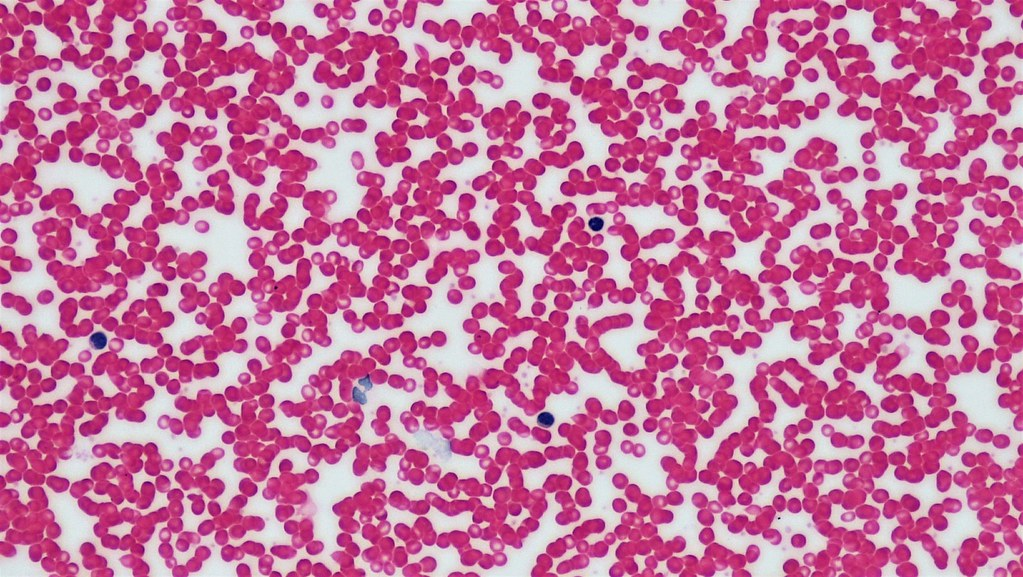
%> input picture Perception/Perception_project_II/blood_cells.jpg, 1023 x 577 px
$ octave --eval "result = compteur_de_zone;"   (GNU Octave 9; MATLAB toolbox functions it lacks are replaced by stand-ins)
%> lines starting %> are read from the running program, lines starting %| are printed output that depends on the picture; in (x1, y1, x2, y2) boxes, pixels count from 0 and x2, y2 are one past the last pixel; in counts of white or black regions, pixels touching at a corner belong together; the program's own positions count from 1
function [ nombre_de_zone1, nombre_de_zone2 , dilated, erode] = compteur_de_zone(  )
%% 1) passage en noir et blanc:
mat = imread('blood_cells.jpg');
%> mat is the input picture: size 577x1023x3 uint8; mean R, G, B 200.6, 115.8, 158.9
BW = im2bw(mat, 0.5);
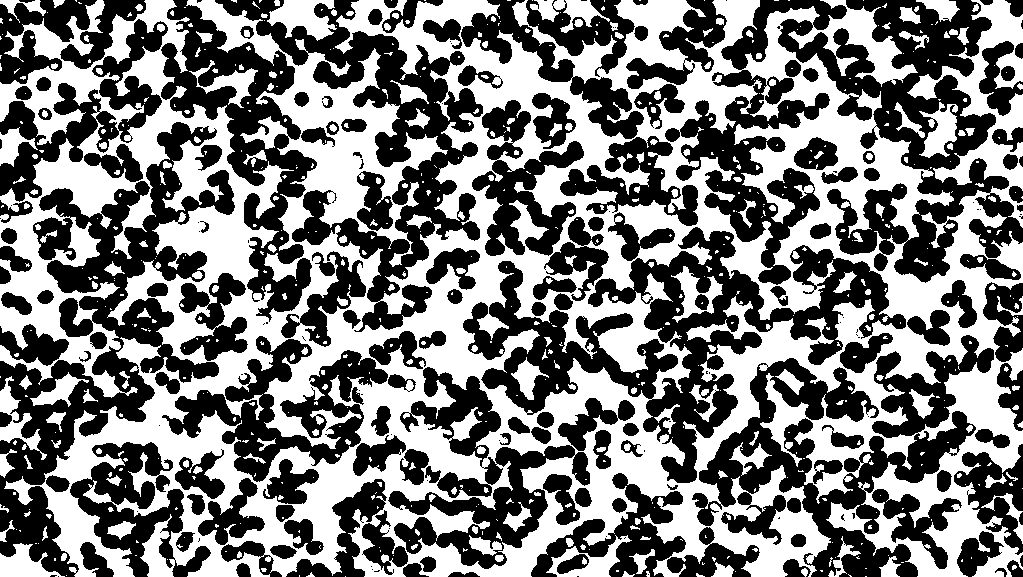
%> BW: size 577x1023 logical; 48.5% white; 681 white regions (463 under 20 px), largest, box (x1, y1, x2, y2) and area: (0, 0, 1023, 577) 257874, (267, 0, 337, 41) 1617, (546, 535, 632, 577) 1213

%% 2) dilatation et erosion :

% On doit ici déterminer de combien de pixels doit on dilater et éroder
% pour avoir le meilleur rendu:


se = strel('disk',1,8);
dilated = imdilate(BW,se);
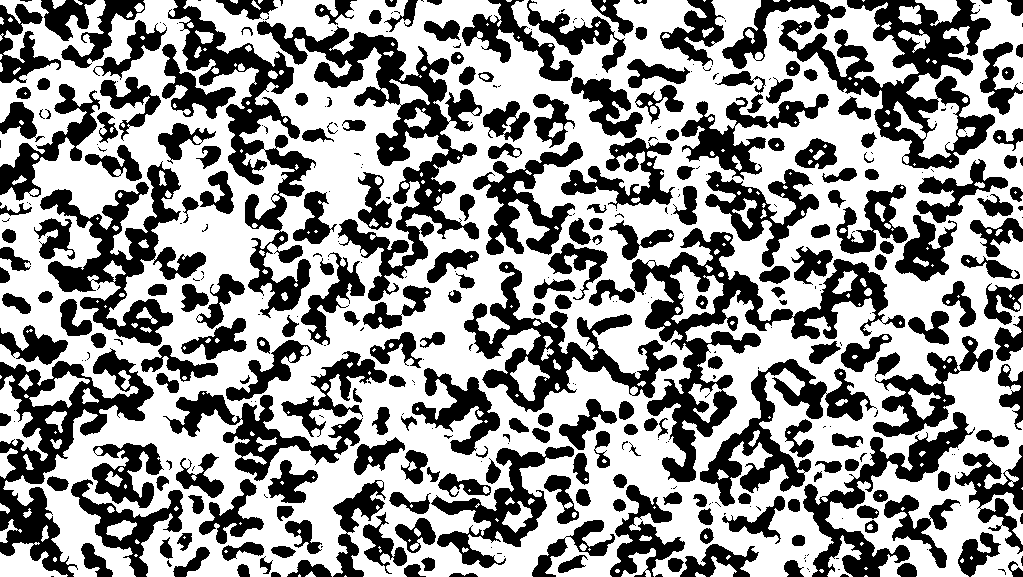
%> dilated: size 577x1023 logical; 58.4% white; 417 black regions (176 under 20 px), largest, box (x1, y1, x2, y2) and area: (589, 228, 905, 482) 14724, (257, 21, 482, 301) 14200, (779, 0, 995, 169) 12331
se = strel('disk',2,0);
erode = imerode(dilated,se);
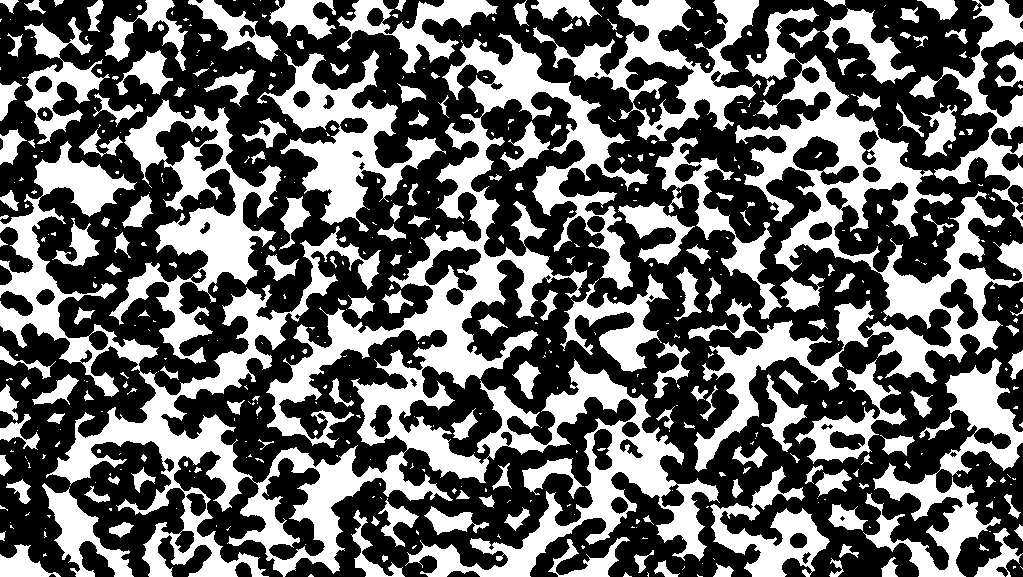
%> erode: size 577x1023 logical; 40.2% white; 544 white regions (341 under 20 px), largest, box (x1, y1, x2, y2) and area: (0, 33, 720, 577) 84107, (688, 7, 1023, 472) 30461, (109, 99, 282, 364) 13187

b = bwconncomp(erode);
%> b = 544 connected components
nombre_de_zone1 = b.NumObjects;
%> nombre_de_zone1 = 544

% méthode 2 :
% Après quelques tests, on peut alors choisir une dilatation / erosion de 3
% puis 4 pixels
% autour d'un pixels central
se = strel('square',3);

dilated = imdilate(BW,se);
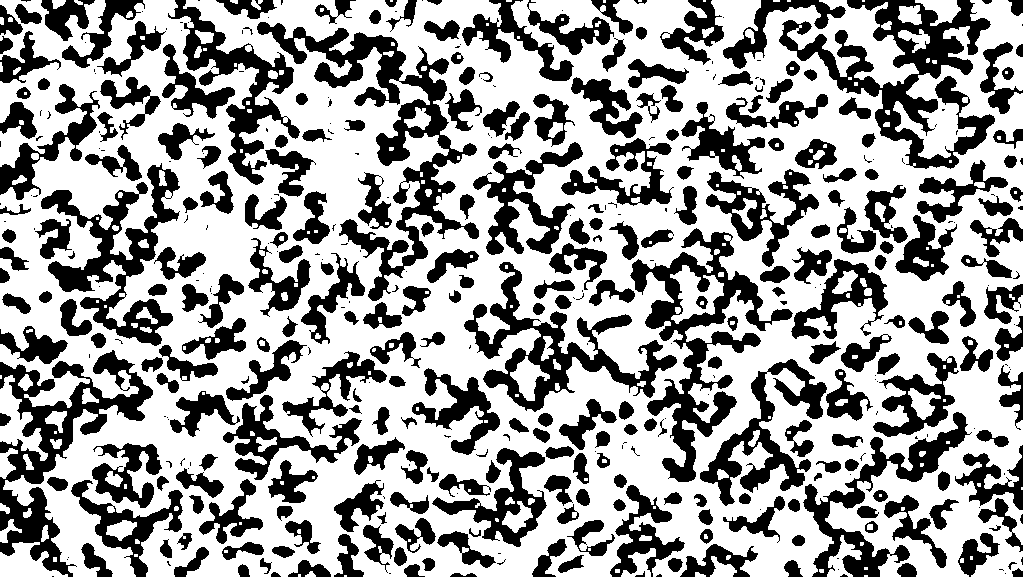
%> dilated: size 577x1023 logical; 62.3% white; 431 black regions (156 under 20 px), largest, box (x1, y1, x2, y2) and area: (257, 22, 479, 301) 12143, (779, 0, 995, 169) 11320, (630, 228, 793, 482) 9954
erode = imerode(dilated,se);
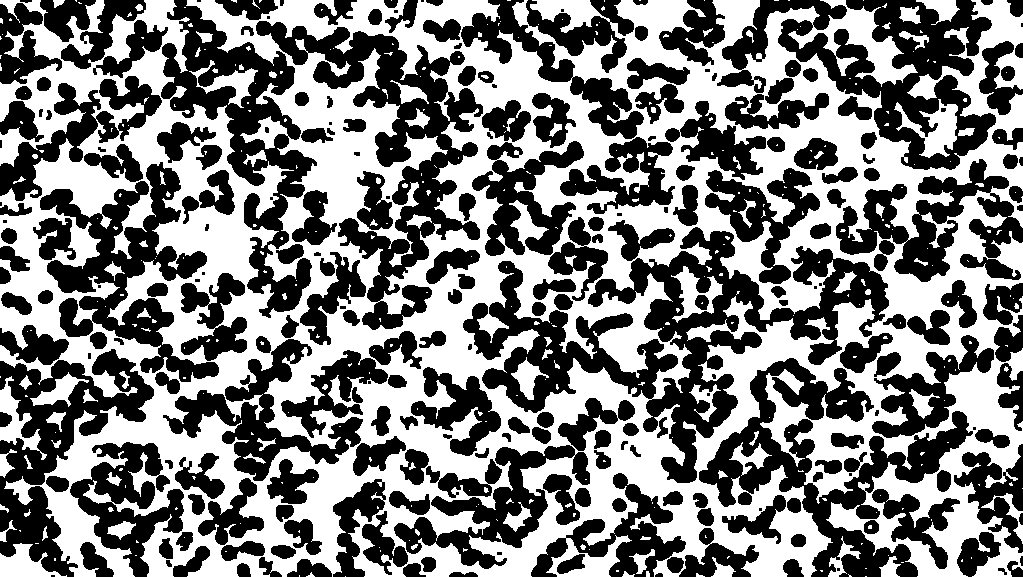
%> erode: size 577x1023 logical; 49.7% white; 384 white regions (290 under 20 px), largest, box (x1, y1, x2, y2) and area: (0, 0, 1023, 577) 275606, (894, 99, 958, 158) 1586, (0, 376, 47, 460) 1198

se = strel('square',4);

dilated = imdilate(erode,se);
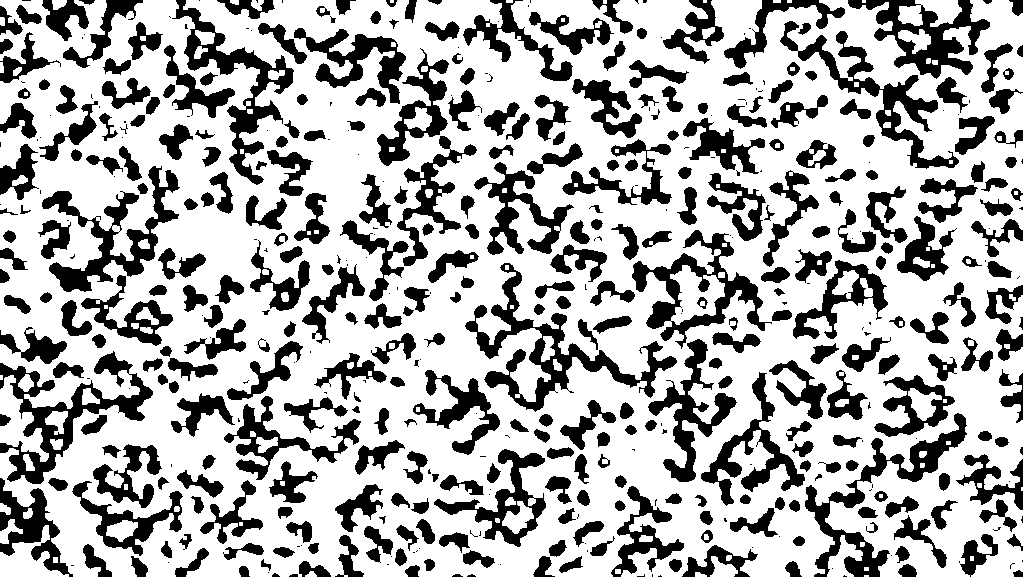
%> dilated: size 577x1023 logical; 68.5% white; 492 black regions (153 under 20 px), largest, box (x1, y1, x2, y2) and area: (465, 263, 677, 412) 5997, (0, 351, 153, 484) 5281, (805, 413, 967, 577) 4783
erode = imerode(dilated,se);
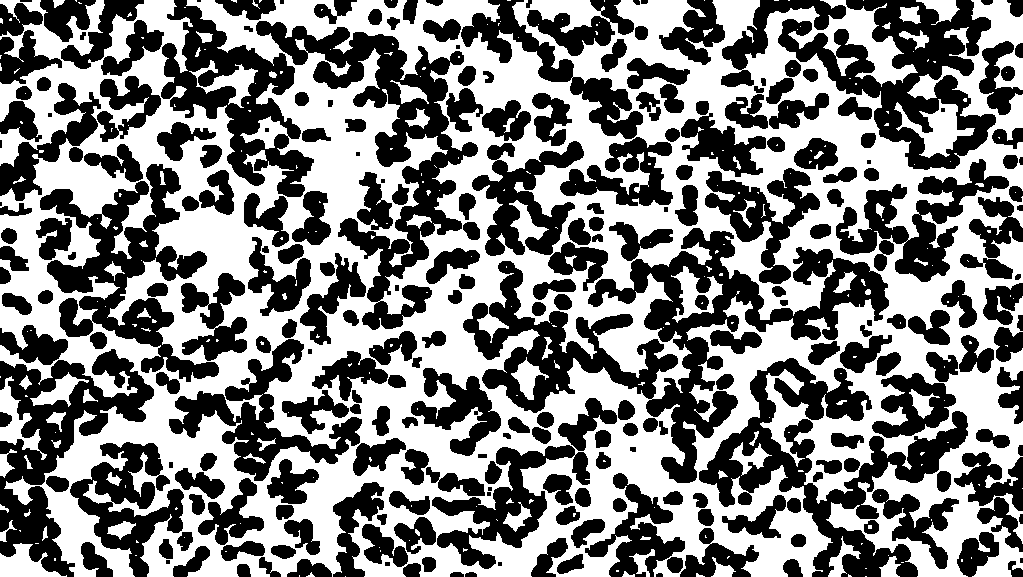
%> erode: size 577x1023 logical; 51.1% white; 263 black regions (16 under 20 px), largest, box (x1, y1, x2, y2) and area: (463, 228, 889, 483) 27069, (256, 21, 478, 330) 16756, (699, 358, 968, 577) 16573
%% 4) on compte les zones :

%méthode 2:

%je vais compter le nombre de pixels noir dans mon image et je diviserais
%par la suite par l'aire d'un globule:

% méthode 2.1 : combien a t'on de pixel noir dans cette image:
count = 0;

% combien y a t'il de pixel pour un globule:
% la zone x: 291 -> 315 et y: 89 -> 110 contient un seul globule,
% grace à lui je vais avoir le nombre de pixels d'un globule

counter = 0;
for i=291:315
    for j = 89:110
        if erode(i,j) == 0
            counter = counter + 1;
        end;
    end;
end;
%> after the loop, counter = 363

[n,m] = size(erode);
%> n = 577; m = 1023
for i=1:n
    for j = 1:m
        if erode(i,j) == 0
            count = count +1;
        end;
    end
end
%> after the loop, count = 288521
nombre_de_zone2 =  count/counter;
%> nombre_de_zone2 = 794.8
%> `result = compteur_de_zone;`: result = 544


end
